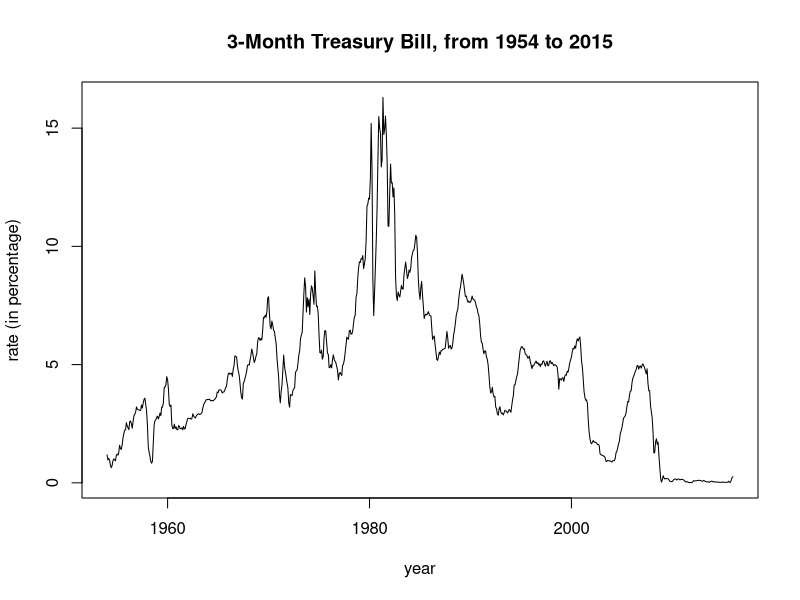

R code for this plot:
setwd('C:\\Users\\ranzhao\\Documents\\Empirical Asset Pricing\\Assignment 1')
setwd('D:\\PhD FE\\Empirical-Asset-Pricing\\Assignment 1')

# Data loading
require(ggplot2)
require(stats4)
spx_index_values = read.csv('spx_index_values.csv', header = TRUE)
t_bill_3M_values = read.csv('TB3MS.csv', header = TRUE)
plot(as.Date(as.character(t_bill_3M_values$DATE), "%m/%d/%Y"), t_bill_3M_values$TB3MS, type='l', 
     main='3-Month Treasury Bill, from 1954 to 2015',
     xlab='year', ylab='rate (in percentage)')
# add the moving average of the rates to the plot, ggplot?


# Data segments
ir_full = t_bill_3M_values
ir_1954_1975 = t_bill_3M_values[
  as.Date(as.character(t_bill_3M_values$DATE), "%m/%d/%Y") >= as.Date('1954-01-01') &
  as.Date(as.character(t_bill_3M_values$DATE), "%m/%d/%Y") <= as.Date('1975-12-31'), ]
ir_1976_1981 = t_bill_3M_values[
  as.Date(as.character(t_bill_3M_values$DATE), "%m/%d/%Y") >= as.Date('1976-01-01') &
    as.Date(as.character(t_bill_3M_values$DATE), "%m/%d/%Y") <= as.Date('1981-12-31'), ]
ir_1982_2005 = t_bill_3M_values[
  as.Date(as.character(t_bill_3M_values$DATE), "%m/%d/%Y") >= as.Date('1982-01-01') &
    as.Date(as.character(t_bill_3M_values$DATE), "%m/%d/%Y") <= as.Date('2005-12-31'), ]
ir_2006_2015 = t_bill_3M_values[
  as.Date(as.character(t_bill_3M_values$DATE), "%m/%d/%Y") >= as.Date('2006-01-01') &
    as.Date(as.character(t_bill_3M_values$DATE), "%m/%d/%Y") <= as.Date('2015-12-31'), ]

# Full time period
rate_data = t_bill_3M_values[,2]/12

LL.dev = function(input_data){
  phi = input_data[1]
  X.bar = input_data[2]
  sigma.sq = input_data[3]
  x0 = rate_data[1]
  N = length(rate_data)
  X.bar.dev = -(1-phi^2)*(X.bar-x0)/(2*sigma.sq) + (1-phi)/sigma.sq*sum(rate_data[2:(length(rate_data))] - X.bar*(1 - phi)-phi*rate_data[1:(length(rate_data)-1)])
  phi.dev = -phi/(1-phi^2) + phi*(x0-X.bar)^2/sigma.sq - 1/sigma.sq*sum((rate_data[2:(length(rate_data))] - X.bar*(1 - phi)-phi*rate_data[1:(length(rate_data)-1)])*(X.bar-rate_data[1:(length(rate_data)-1)]))
  sigma.dev = -(N+1)/(2*sigma.sq) + (1-phi^2)*(x0-X.bar)^2/(2*sigma.sq^2) + 1/(2*sigma.sq^2) *sum((rate_data[2:(length(rate_data))] - X.bar*(1 - phi)-phi*rate_data[1:(length(rate_data)-1)])^2)
  obj = X.bar.dev^2 + phi.dev^2 + sigma.dev^2
  return(obj)
}
output = optim(c(1/1.1,mean(rate_data),var(rate_data)), LL.dev, method = "L-BFGS-B", lower = c(-0.99,mean(rate_data)/10,var(rate_data)/10), upper = c(0.99, mean(rate_data)*10,var(rate_data)*10))
para.full = output$par

# time period 1
rate_data = ir_1954_1975[,2] / 12
output = optim(c(1/1.1,mean(rate_data),var(rate_data)), LL.dev, method = "L-BFGS-B", lower = c(-0.99,mean(rate_data)/10,var(rate_data)/10), upper = c(0.99, mean(rate_data)*10,var(rate_data)*10))
para.tp1 = output$par

# time period 2
rate_data = ir_1976_1981[,2] / 12
output = optim(c(1/1.1,mean(rate_data),var(rate_data)), LL.dev, method = "L-BFGS-B", lower = c(-0.99,mean(rate_data)/10,var(rate_data)/10), upper = c(0.99, mean(rate_data)*10,var(rate_data)*10))
para.tp2 = output$par

# time period 3
rate_data = ir_1982_2005[,2] / 12
output = optim(c(1/1.1,mean(rate_data),var(rate_data)), LL.dev, method = "L-BFGS-B", lower = c(-0.99,mean(rate_data)/10,var(rate_data)/10), upper = c(0.99, mean(rate_data)*10,var(rate_data)*10))
para.tp3 = output$par

# time period 4
rate_data = ir_2006_2015[,2] / 12
output = optim(c(1/1.3,mean(rate_data),var(rate_data)), LL.dev, method = "L-BFGS-B", lower = c(-0.99,mean(rate_data)/10,var(rate_data)/10), upper = c(0.99, mean(rate_data)*10,var(rate_data)*10))
para.tp4 = output$par

cbind(para.full, para.tp1, para.tp2, para.tp3, para.tp4)
